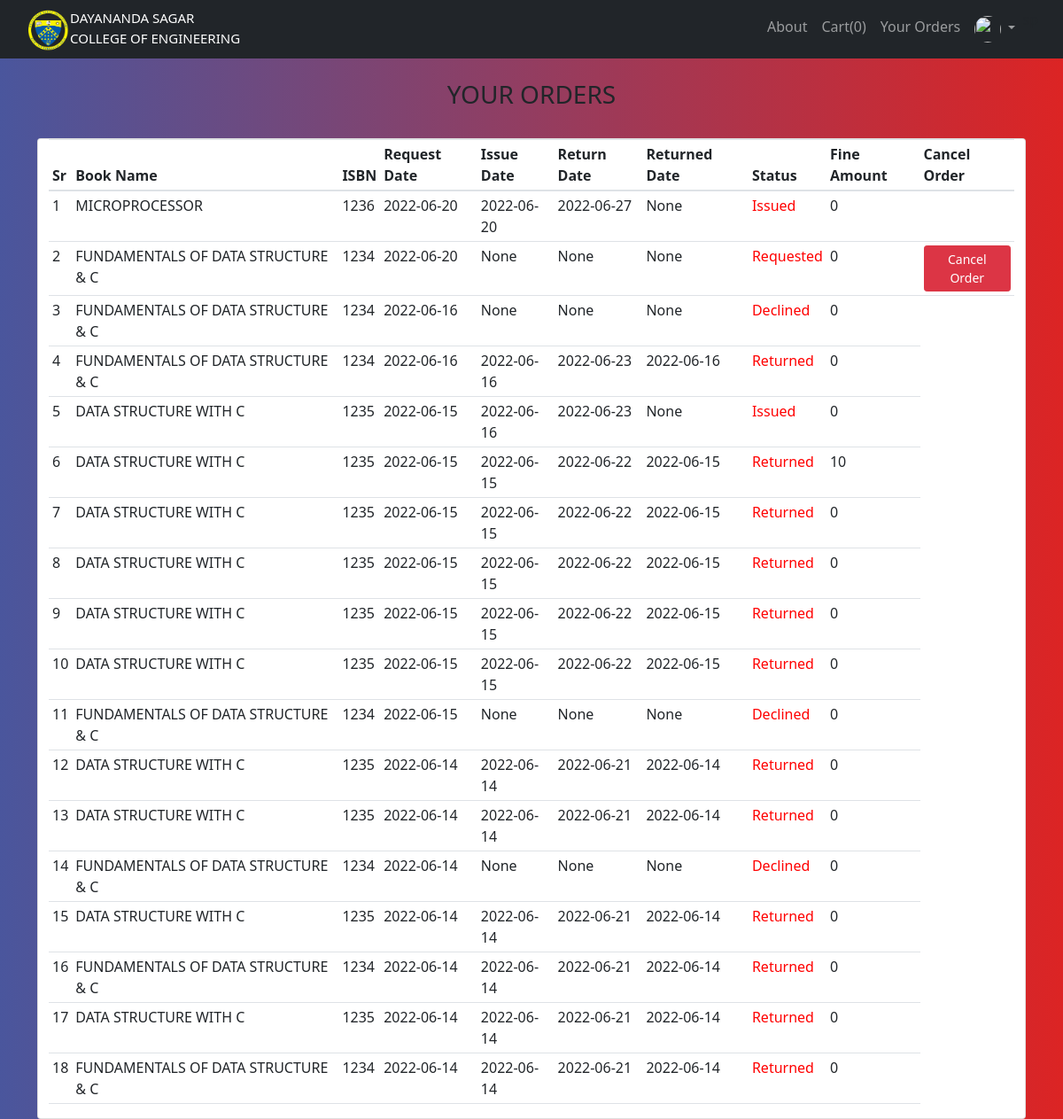
Screenshot of /orders (signed in) with the database file from the repository.
### website/models.py (models this page shows, shortened)
class Student_Order(db.Model):
        id = db.Column(db.Integer, primary_key = True)
        status = db.Column(db.String(20), default = 'Requested', nullable = False)
        request_time = db.Column(db.DateTime, nullable = True)
        approve_time = db.Column(db.DateTime, nullable = True)
        return_time = db.Column(db.DateTime, nullable = True)
        returned_time = db.Column(db.DateTime, nullable = True)
        student_id = db.Column(db.Integer, db.ForeignKey('user.id'),nullable=True)
        student = db.relationship('User', backref=db.backref('students_order',lazy=True))
        book_id = db.Column(db.Integer, db.ForeignKey('addbook.id'),nullable=True)
        book = db.relationship('Addbook', backref=db.backref('books_order',lazy=True))
        fine = db.Column(db.Float,default=0)

class Addbook(db.Model):
    __tablename__='addbook'
    __searchable__ = ['name', 'desc', 'isbn','author']
    id = db.Column(db.Integer, primary_key=True)
    author =  db.Column(db.String(80),nullable=True)
    name = db.Column(db.String(80), nullable=False)
    price = db.Column(db.Numeric(10,2), nullable=False)
    isbn = db.Column(db.Integer,default=0)
    stock = db.Column(db.Integer,nullable=False)
    available_copies = db.Column(db.Integer,nullable=False)
    desc = db.Column(db.Text, nullable=False)
    pub_date = db.Column(db.DateTime, nullable=False, default=datetime.utcnow)
    department_id = db.Column(db.Integer, db.ForeignKey('department.id'),nullable=False)
    department = db.relationship('Department', backref=db.backref('departments',lazy=True))
    semester_id = db.Column(db.Integer, db.ForeignKey('semester.id'),nullable=False)
    semester = db.relationship('Semester', backref=db.backref('semesters',lazy=True))
    image_1 = db.Column(db.String(150), nullable=False, default='image.jpg')
    image_2 = db.Column(db.String(150), nullable=False, default='image.jpg')
    image_3 = db.Column(db.String(150), nullable=False, default='image.jpg')

### website/views.py (the view)
@views.route('/orders')
@login_required
@requires_access_level(["student","admin"])
def show_student_order():
    student_id = current_user.id
    orders = Student_Order.query.filter_by(student_id=student_id).order_by(Student_Order.request_time.desc())
    return render_template('book_orders.html',user=current_user,orders=orders)

### website/models.py (called while the page is built)
        def get_urole(self):
                return self.urole

### website/views.py (called while the page is built)
def requires_access_level(access_level):
    def decorator(f):
        @wraps(f)
        def decorated_function(*args, **kwargs):
            if not current_user.is_authenticated:
                flash('Login to Access', 'error')
                return redirect(url_for('views.home'))
            if current_user.get_urole() not in access_level:
                logout_user()
                flash('You do not have access to this resource. You have been automatically Logged Out', 'error')
                return redirect(url_for('views.home'))
            return f(*args, **kwargs)
        return decorated_function
    return decorator

### website/templates/book_orders.html
{% extends "base.html" %} {% block title %}Order{% endblock %}
{% block content %}
<br>
<b><center>
    <h3>YOUR ORDERS</h3>
</center></b>
<br>
<div class="container">
    <div class="row">
        <div class="card">
        <table class="table table-sm">
            <thead>
                <th>Sr</th>
                <th>Book Name</th>
                <th>ISBN</th>
                <th>Request Date</th>
                <th>Issue Date</th>
                <th>Return Date</th>
                <th>Returned Date</th>
                <th>Status</th>
                <th>Fine Amount</th>
                <th>Cancel Order</th>
            </thead>
            <tbody>
                {% for order in orders %}
                <tr>
                    <td>{{loop.index}}</td>
                    <td>{{order.book.name}}</td>
                    <td>{{order.book.isbn}}</td>
                    <td>{{order.request_time.date()}}</td>
                    {% if order.approve_time != None %}
                    <td>{{order.approve_time.date()}}</td>
                    {% else %}
                    <td>{{order.approve_time}}</td>
                    {% endif %}
                    {% if order.return_time != None %}
                    <td>{{order.return_time.date()}}</td>
                    {% else %}
                    <td>{{order.return_time}}</td>
                    {% endif %}
                    {% if order.returned_time != None %}
                    <td>{{order.returned_time.date()}}</td>
                    {% else %}
                    <td>{{order.returned_time}}</td>
                    {% endif %}
                    <td style="color: red;">{{order.status}}</td>
                    <td>{{order.fine}}</td>
                    {% if order.status=="Requested" %}
                    <td><a href ="{{url_for('cart.cancel_order', order_id = order.id)}}" class="btn btn-danger btn-sm">Cancel Order</a></td>
                    {% endif %}
                </tr>
                {% endfor %}
            </tbody>
        </table>
    </div>
</div>
</div>
{% endblock %}

### website/static/style.css (style rules this page uses)
.bg-nav { background: #DC2424; background: -webkit-linear-gradient(to right, #4A569D, #DC2424); background: linear-gradient(to right, #4A569D, #DC2424); }

### rows the page displays
Student_Order: book.name "MICROPROCESSOR", book.isbn "1236", request_time "2022-06-20", approve_time "2022-06-20", return_time "2022-06-27", returned_time "None", status "Issued", fine "0"
Student_Order: book.name "FUNDAMENTALS OF DATA STRUCTURE & C", book.isbn "1234", request_time "2022-06-20", approve_time "None", return_time "None", returned_time "None", status "Requested", fine "0"
Student_Order: book.name "FUNDAMENTALS OF DATA STRUCTURE & C", book.isbn "1234", request_time "2022-06-16", approve_time "None", return_time "None", returned_time "None", status "Declined", fine "0"
Student_Order: book.name "FUNDAMENTALS OF DATA STRUCTURE & C", book.isbn "1234", request_time "2022-06-16", approve_time "2022-06-16", return_time "2022-06-23", returned_time "2022-06-16", status "Returned", fine "0"
Student_Order: book.name "DATA STRUCTURE WITH C", book.isbn "1235", request_time "2022-06-15", approve_time "2022-06-16", return_time "2022-06-23", returned_time "None", status "Issued", fine "0"
Student_Order: book.name "DATA STRUCTURE WITH C", book.isbn "1235", request_time "2022-06-15", approve_time "2022-06-15", return_time "2022-06-22", returned_time "2022-06-15", status "Returned", fine "10"
Student_Order: book.name "DATA STRUCTURE WITH C", book.isbn "1235", request_time "2022-06-15", approve_time "2022-06-15", return_time "2022-06-22", returned_time "2022-06-15", status "Returned", fine "0"
Student_Order: book.name "DATA STRUCTURE WITH C", book.isbn "1235", request_time "2022-06-15", approve_time "2022-06-15", return_time "2022-06-22", returned_time "2022-06-15", status "Returned", fine "0"
Student_Order: book.name "DATA STRUCTURE WITH C", book.isbn "1235", request_time "2022-06-15", approve_time "2022-06-15", return_time "2022-06-22", returned_time "2022-06-15", status "Returned", fine "0"
Student_Order: book.name "DATA STRUCTURE WITH C", book.isbn "1235", request_time "2022-06-15", approve_time "2022-06-15", return_time "2022-06-22", returned_time "2022-06-15", status "Returned", fine "0"
Student_Order: book.name "FUNDAMENTALS OF DATA STRUCTURE & C", book.isbn "1234", request_time "2022-06-15", approve_time "None", return_time "None", returned_time "None", status "Declined", fine "0"
Student_Order: book.name "DATA STRUCTURE WITH C", book.isbn "1235", request_time "2022-06-14", approve_time "2022-06-14", return_time "2022-06-21", returned_time "2022-06-14", status "Returned", fine "0"
Student_Order: book.name "DATA STRUCTURE WITH C", book.isbn "1235", request_time "2022-06-14", approve_time "2022-06-14", return_time "2022-06-21", returned_time "2022-06-14", status "Returned", fine "0"
Student_Order: book.name "FUNDAMENTALS OF DATA STRUCTURE & C", book.isbn "1234", request_time "2022-06-14", approve_time "None", return_time "None", returned_time "None", status "Declined", fine "0"
Student_Order: book.name "DATA STRUCTURE WITH C", book.isbn "1235", request_time "2022-06-14", approve_time "2022-06-14", return_time "2022-06-21", returned_time "2022-06-14", status "Returned", fine "0"
Student_Order: book.name "FUNDAMENTALS OF DATA STRUCTURE & C", book.isbn "1234", request_time "2022-06-14", approve_time "2022-06-14", return_time "2022-06-21", returned_time "2022-06-14", status "Returned", fine "0"
Student_Order: book.name "DATA STRUCTURE WITH C", book.isbn "1235", request_time "2022-06-14", approve_time "2022-06-14", return_time "2022-06-21", returned_time "2022-06-14", status "Returned", fine "0"
Student_Order: book.name "FUNDAMENTALS OF DATA STRUCTURE & C", book.isbn "1234", request_time "2022-06-14", approve_time "2022-06-14", return_time "2022-06-21", returned_time "2022-06-14", status "Returned", fine "0"

### other values shown
{{ session['Shoppingcart']|length }} "0"
